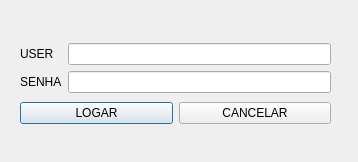
<?xml version="1.0" encoding="UTF-8"?>
<ui version="4.0">
 <class>fm_Login_user</class>
 <widget class="QDialog" name="fm_Login_user">
  <property name="geometry">
   <rect>
    <x>0</x>
    <y>0</y>
    <width>358</width>
    <height>162</height>
   </rect>
  </property>
  <property name="windowTitle">
   <string>Dialog</string>
  </property>
  <widget class="QWidget" name="">
   <property name="geometry">
    <rect>
     <x>20</x>
     <y>40</y>
     <width>311</width>
     <height>88</height>
    </rect>
   </property>
   <layout class="QVBoxLayout" name="verticalLayout_3">
    <item>
     <layout class="QHBoxLayout" name="horizontalLayout">
      <item>
       <layout class="QVBoxLayout" name="verticalLayout">
        <item>
         <widget class="QLabel" name="label">
          <property name="text">
           <string>USER</string>
          </property>
         </widget>
        </item>
        <item>
         <widget class="QLabel" name="label_2">
          <property name="text">
           <string>SENHA</string>
          </property>
         </widget>
        </item>
       </layout>
      </item>
      <item>
       <layout class="QVBoxLayout" name="verticalLayout_2">
        <item>
         <widget class="QLineEdit" name="TXT_usename"/>
        </item>
        <item>
         <widget class="QLineEdit" name="TXT_usersenha">
          <property name="echoMode">
           <enum>QLineEdit::EchoMode::Password</enum>
          </property>
         </widget>
        </item>
       </layout>
      </item>
     </layout>
    </item>
    <item>
     <layout class="QHBoxLayout" name="horizontalLayout_2">
      <item>
       <widget class="QPushButton" name="btn_logar">
        <property name="text">
         <string>LOGAR</string>
        </property>
       </widget>
      </item>
      <item>
       <widget class="QPushButton" name="btn_sair">
        <property name="text">
         <string>CANCELAR</string>
        </property>
       </widget>
      </item>
     </layout>
    </item>
   </layout>
  </widget>
 </widget>
 <resources/>
 <connections/>
</ui>
